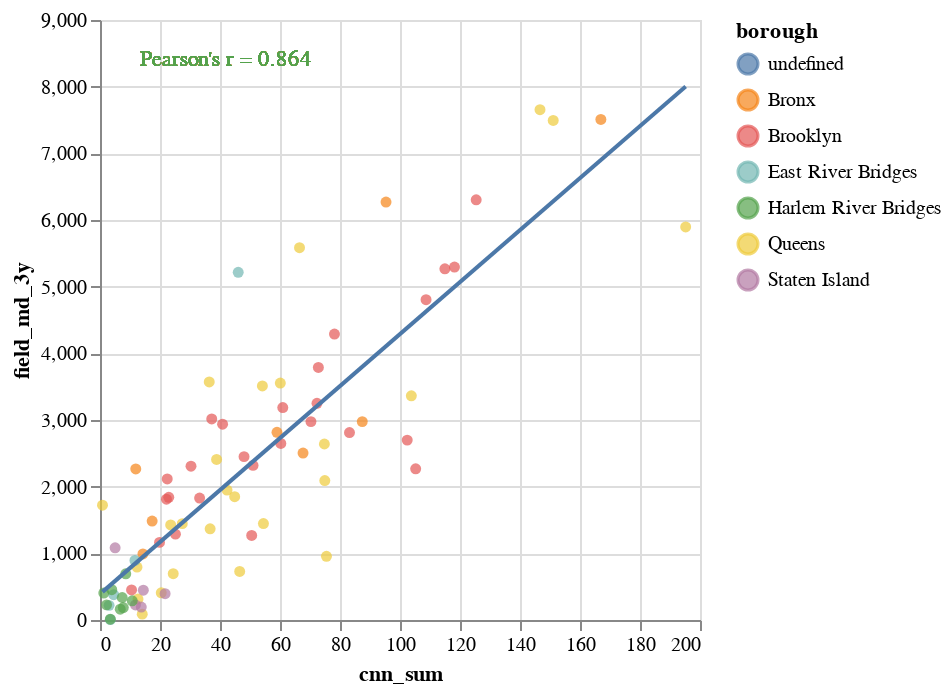

Notebook code cell kept with this figure:
### Markdown cell above
Outliers are usually in Manhattan.

### Without Manhattan

### Code cell
draw_regplot_c(df[df['borough']!='Manhattan'], 'cnn_sum', 'field_md_3y')

### Figure 1 — Vega-Lite specification as saved in the notebook (floating-point values rounded to 4 significant figures)
{"config": {"view": {"continuousWidth": 400, "continuousHeight": 300}}, "layer": [{"mark": "circle", "encoding": {"color": {"type": "nominal", "field": "borough"}, "x": {"type": "quantitative", "field": "cnn_sum"}, "y": {"type": "quantitative", "field": "field_md_3y"}}, "height": 300, "width": 300}, {"mark": {"type": "text", "align": "left", "text": "Pearson's r = 0.864"}, "encoding": {"color": {"type": "nominal", "field": "borough"}, "x": {"value": 20}, "y": {"value": 20}}, "height": 300, "width": 300}, {"mark": "line", "encoding": {"color": {"type": "nominal", "field": "borough"}, "x": {"type": "quantitative", "field": "cnn_sum"}, "y": {"type": "quantitative", "field": "field_md_3y"}}, "height": 300, "transform": [{"on": "cnn_sum", "regression": "field_md_3y"}], "width": 300}], "data": {"name": "data-785be86ef02aeec24bf604cf3decb208"}, "$schema": "https://vega.github.io/schema/vega-lite/v4.0.2.json", "datasets": {"data-785be86ef02aeec24bf604cf3decb208": [{"field_am_1y": 1271.0, "field_md_1y": 2933.0, "field_pm_1y": 4483.0, "field_all_1y": 3221.0, "field_am_3y": 1371.0, "field_md_3y": 2815.0, "field_pm_3y": 4513.0, "filed_all_3y": 2989.0, "cnn_count": 43.0, "cnn_sum": 58.99, "mayor_index": "N", "borough": "Bronx"}, {"field_am_1y": 1749.0, "field_md_1y": 1880.0, "field_pm_1y": 4936.0, "field_all_1y": 3076.0, "field_am_3y": 2030.0, "field_md_3y": 2266.0, "field_pm_3y": 5158.0, "filed_all_3y": 3217.0, "cnn_count": 5.0, "cnn_sum": 11.92, "mayor_index": "Y", "borough": "Bronx"}, {"field_am_1y": 2209.0, "field_md_1y": 6639.0, "field_pm_1y": 9282.0, "field_all_1y": 6810.0, "field_am_3y": 2502.0, "field_md_3y": 7508.0, "field_pm_3y": 10920.0, "filed_all_3y": 7239.0, "cnn_count": 97.0, "cnn_sum": 167.0, "mayor_index": "Y", "borough": "Bronx"}, {"field_am_1y": 1648.0, "field_md_1y": 1508.0, "field_pm_1y": 2787.0, "field_all_1y": 2048.0, "field_am_3y": 2062.0, "field_md_3y": 1484.0, "field_pm_3y": 2975.0, "filed_all_3y": 2180.0, "cnn_count": 8.0, "cnn_sum": 17.38, "mayor_index": "N", "borough": "Bronx"}, {"field_am_1y": 1016.0, "field_md_1y": 2513.0, "field_pm_1y": 3771.0, "field_all_1y": 2717.0, "field_am_3y": 1034.0, "field_md_3y": 2504.0, "field_pm_3y": 3589.0, "filed_all_3y": 2455.0, "cnn_count": 39.0, "cnn_sum": 67.68, "mayor_index": "N", "borough": "Bronx"}, {"field_am_1y": 757.0, "field_md_1y": 821.0, "field_pm_1y": 1960.0, "field_all_1y": 1264.0, "field_am_3y": 841.6, "field_md_3y": 990.2, "field_pm_3y": 1934.0, "filed_all_3y": 1280.0, "cnn_count": 6.0, "cnn_sum": 14.31, "mayor_index": "Y", "borough": "Bronx"}, {"field_am_1y": 1817.0, "field_md_1y": 5213.0, "field_pm_1y": 9068.0, "field_all_1y": 6076.0, "field_am_3y": 1859.0, "field_md_3y": 6270.0, "field_pm_3y": 8674.0, "filed_all_3y": 5821.0, "cnn_count": 66.0, "cnn_sum": 95.34, "mayor_index": "Y", "borough": "Bronx"}, {"field_am_1y": 1601.0, "field_md_1y": 2978.0, "field_pm_1y": 4535.0, "field_all_1y": 3326.0, "field_am_3y": 1565.0, "field_md_3y": 2976.0, "field_pm_3y": 4877.0, "filed_all_3y": 3232.0, "cnn_count": 53.0, "cnn_sum": 87.42, "mayor_index": "Y", "borough": "Bronx"}, {"field_am_1y": 1197.0, "field_md_1y": 4458.0, "field_pm_1y": 4865.0, "field_all_1y": 3969.0, "field_am_3y": 1490.0, "field_md_3y": 5269.0, "field_pm_3y": 6212.0, "filed_all_3y": 4490.0, "cnn_count": 70.0, "cnn_sum": 115.0, "mayor_index": "Y", "borough": "Brooklyn"}, {"field_am_1y": 743.0, "field_md_1y": 2241.0, "field_pm_1y": 2274.0, "field_all_1y": 1955.0, "field_am_3y": 870.4, "field_md_3y": 2306.0, "field_pm_3y": 2541.0, "filed_all_3y": 1967.0, "cnn_count": 21.0, "cnn_sum": 30.34, "mayor_index": "Y", "borough": "Brooklyn"}, {"field_am_1y": 3112.0, "field_md_1y": 2286.0, "field_pm_1y": 3996.0, "field_all_1y": 3135.0, "field_am_3y": 2937.0, "field_md_3y": 2698.0, "field_pm_3y": 4292.0, "filed_all_3y": 3331.0, "cnn_count": 70.0, "cnn_sum": 102.4, "mayor_index": "Y", "borough": "Brooklyn"}, {"field_am_1y": 1507.0, "field_md_1y": 3582.0, "field_pm_1y": 5534.0, "field_all_1y": 3948.0, "field_am_3y": 1515.0, "field_md_3y": 4289.0, "field_pm_3y": 5586.0, "filed_all_3y": 3931.0, "cnn_count": 54.0, "cnn_sum": 78.15, "mayor_index": "Y", "borough": "Brooklyn"}, {"field_am_1y": 581.0, "field_md_1y": 1802.0, "field_pm_1y": 2176.0, "field_all_1y": 1707.0, "field_am_3y": 576.2, "field_md_3y": 1828.0, "field_pm_3y": 2041.0, "filed_all_3y": 1535.0, "cnn_count": 19.0, "cnn_sum": 33.2, "mayor_index": "N", "borough": "Brooklyn"}, {"field_am_1y": 2938.0, "field_md_1y": 5966.0, "field_pm_1y": 7742.0, "field_all_1y": 6071.0, "field_am_3y": 2893.0, "field_md_3y": 5294.0, "field_pm_3y": 7451.0, "filed_all_3y": 5349.0, "cnn_count": 79.0, "cnn_sum": 118.2, "mayor_index": "Y", "borough": "Brooklyn"}, {"field_am_1y": 1566.0, "field_md_1y": 4568.0, "field_pm_1y": 5926.0, "field_all_1y": 4511.0, "field_am_3y": 1587.0, "field_md_3y": 4804.0, "field_pm_3y": 5816.0, "filed_all_3y": 4215.0, "cnn_count": 70.0, "cnn_sum": 108.7, "mayor_index": "Y", "borough": "Brooklyn"}, {"field_am_1y": 2102.0, "field_md_1y": 2346.0, "field_pm_1y": 4583.0, "field_all_1y": 3192.0, "field_am_3y": 2173.0, "field_md_3y": 2319.0, "field_pm_3y": 4163.0, "filed_all_3y": 2927.0, "cnn_count": 30.0, "cnn_sum": 51.01, "mayor_index": "Y", "borough": "Brooklyn"}, {"field_am_1y": 2056.0, "field_md_1y": 1851.0, "field_pm_1y": 2740.0, "field_all_1y": 2248.0, "field_am_3y": 2270.0, "field_md_3y": 2116.0, "field_pm_3y": 2884.0, "filed_all_3y": 2432.0, "cnn_count": 13.0, "cnn_sum": 22.41, "mayor_index": "N", "borough": "Brooklyn"}, {"field_am_1y": 2070.0, "field_md_1y": 3586.0, "field_pm_1y": 4034.0, "field_all_1y": 3462.0, "field_am_3y": 2214.0, "field_md_3y": 3788.0, "field_pm_3y": 4716.0, "filed_all_3y": 3653.0, "cnn_count": 48.0, "cnn_sum": 72.79, "mayor_index": "Y", "borough": "Brooklyn"}, {"field_am_1y": 971.0, "field_md_1y": 3792.0, "field_pm_1y": 1906.0, "field_all_1y": 2473.0, "field_am_3y": 1162.0, "field_md_3y": 2936.0, "field_pm_3y": 2303.0, "filed_all_3y": 2191.0, "cnn_count": 31.0, "cnn_sum": 40.86, "mayor_index": "Y", "borough": "Brooklyn"}, {"field_am_1y": 274.0, "field_md_1y": 1232.0, "field_pm_1y": 1433.0, "field_all_1y": 1121.0, "field_am_3y": 301.2, "field_md_3y": 1288.0, "field_pm_3y": 1528.0, "filed_all_3y": 1083.0, "cnn_count": 10.0, "cnn_sum": 25.15, "mayor_index": "N", "borough": "Brooklyn"}, {"field_am_1y": 1169.0, "field_md_1y": 3408.0, "field_pm_1y": 4008.0, "field_all_1y": 3200.0, "field_am_3y": 1084.0, "field_md_3y": 3250.0, "field_pm_3y": 4061.0, "filed_all_3y": 2899.0, "cnn_count": 46.0, "cnn_sum": 72.33, "mayor_index": "Y", "borough": "Brooklyn"}, {"field_am_1y": 839.0, "field_md_1y": 2354.0, "field_pm_1y": 2161.0, "field_all_1y": 1974.0, "field_am_3y": 827.6, "field_md_3y": 1811.0, "field_pm_3y": 2352.0, "filed_all_3y": 1713.0, "cnn_count": 14.0, "cnn_sum": 22.16, "mayor_index": "N", "borough": "Brooklyn"}, {"field_am_1y": 1927.0, "field_md_1y": 6036.0, "field_pm_1y": 9288.0, "field_all_1y": 6515.0, "field_am_3y": 2010.0, "field_md_3y": 6303.0, "field_pm_3y": 10240.0, "filed_all_3y": 6429.0, "cnn_count": 75.0, "cnn_sum": 125.4, "mayor_index": "Y", "borough": "Brooklyn"}, {"field_am_1y": 724.0, "field_md_1y": 3274.0, "field_pm_1y": 2933.0, "field_all_1y": 2628.0, "field_am_3y": 834.0, "field_md_3y": 2976.0, "field_pm_3y": 3205.0, "filed_all_3y": 2427.0, "cnn_count": 49.0, "cnn_sum": 70.31, "mayor_index": "Y", "borough": "Brooklyn"}, {"field_am_1y": 357.0, "field_md_1y": 1306.0, "field_pm_1y": 1230.0, "field_all_1y": 1085.0, "field_am_3y": 632.8, "field_md_3y": 1164.0, "field_pm_3y": 1988.0, "filed_all_3y": 1299.0, "cnn_count": 9.0, "cnn_sum": 19.83, "mayor_index": "N", "borough": "Brooklyn"}, {"field_am_1y": 2994.0, "field_md_1y": 2294.0, "field_pm_1y": 5394.0, "field_all_1y": 3674.0, "field_am_3y": 3330.0, "field_md_3y": 2269.0, "field_pm_3y": 5611.0, "filed_all_3y": 3761.0, "cnn_count": 69.0, "cnn_sum": 105.2, "mayor_index": "Y", "borough": "Brooklyn"}, {"field_am_1y": 1981.0, "field_md_1y": 2808.0, "field_pm_1y": 5478.0, "field_all_1y": 3710.0, "field_am_3y": 1843.0, "field_md_3y": 2648.0, "field_pm_3y": 5197.0, "filed_all_3y": 3311.0, "cnn_count": 39.0, "cnn_sum": 60.27, "mayor_index": "N", "borough": "Brooklyn"}, {"field_am_1y": 1572.0, "field_md_1y": 2989.0, "field_pm_1y": 3785.0, "field_all_1y": 3024.0, "field_am_3y": 1498.0, "field_md_3y": 3016.0, "field_pm_3y": 3832.0, "filed_all_3y": 2858.0, "cnn_count": 22.0, "cnn_sum": 37.25, "mayor_index": "Y", "borough": "Brooklyn"}, {"field_am_1y": 1392.0, "field_md_1y": 1888.0, "field_pm_1y": 2266.0, "field_all_1y": 1940.0, "field_am_3y": 1288.0, "field_md_3y": 1841.0, "field_pm_3y": 2243.0, "filed_all_3y": 1820.0, "cnn_count": 14.0, "cnn_sum": 22.92, "mayor_index": "N", "borough": "Brooklyn"}, {"field_am_1y": 278.0, "field_md_1y": 3254.0, "field_pm_1y": 2318.0, "field_all_1y": 2284.0, "field_am_3y": 263.4, "field_md_3y": 3187.0, "field_pm_3y": 2438.0, "filed_all_3y": 2063.0, "cnn_count": 38.0, "cnn_sum": 60.93, "mayor_index": "N", "borough": "Brooklyn"}, {"field_am_1y": 584.0, "field_md_1y": 2130.0, "field_pm_1y": 2696.0, "field_all_1y": 2047.0, "field_am_3y": 686.6, "field_md_3y": 2450.0, "field_pm_3y": 2694.0, "filed_all_3y": 2017.0, "cnn_count": 30.0, "cnn_sum": 48.01, "mayor_index": "Y", "borough": "Brooklyn"}, {"field_am_1y": 1730.0, "field_md_1y": 1194.0, "field_pm_1y": 2784.0, "field_all_1y": 1937.0, "field_am_3y": 1822.0, "field_md_3y": 1269.0, "field_pm_3y": 2789.0, "filed_all_3y": 1968.0, "cnn_count": 37.0, "cnn_sum": 50.56, "mayor_index": "Y", "borough": "Brooklyn"}, {"field_am_1y": 123.0, "field_md_1y": 449.5, "field_pm_1y": 384.0, "field_all_1y": 358.0, "field_am_3y": 115.6, "field_md_3y": 450.2, "field_pm_3y": 304.3, "filed_all_3y": 300.3, "cnn_count": 6.0, "cnn_sum": 10.52, "mayor_index": "N", "borough": "Brooklyn"}, {"field_am_1y": 1098.0, "field_md_1y": 3172.0, "field_pm_1y": 3796.0, "field_all_1y": 3007.0, "field_am_3y": 945.2, "field_md_3y": 2812.0, "field_pm_3y": 3713.0, "filed_all_3y": 2581.0, "cnn_count": 60.0, "cnn_sum": 83.16, "mayor_index": "N", "borough": "Brooklyn"}, {"field_am_1y": 455.0, "field_md_1y": 2436.0, "field_pm_1y": 3268.0, "field_all_1y": 2373.0, "field_am_3y": 887.6, "field_md_3y": 3363.0, "field_pm_3y": 4019.0, "filed_all_3y": 2866.0, "cnn_count": 64.0, "cnn_sum": 103.8, "mayor_index": "N", "borough": "Queens"}, {"field_am_1y": 1242.0, "field_md_1y": 2967.0, "field_pm_1y": 4596.0, "field_all_1y": 3274.0, "field_am_3y": 1293.0, "field_md_3y": 2640.0, "field_pm_3y": 4679.0, "filed_all_3y": 2963.0, "cnn_count": 52.0, "cnn_sum": 74.79, "mayor_index": "Y", "borough": "Queens"}, {"field_am_1y": 2774.0, "field_md_1y": 4745.0, "field_pm_1y": 8706.0, "field_all_1y": 5935.0, "field_am_3y": 2849.0, "field_md_3y": 5584.0, "field_pm_3y": 8726.0, "filed_all_3y": 5889.0, "cnn_count": 41.0, "cnn_sum": 66.51, "mayor_index": "Y", "borough": "Queens"}, {"field_am_1y": 700.0, "field_md_1y": 3590.0, "field_pm_1y": 4680.0, "field_all_1y": 3448.0, "field_am_3y": 825.2, "field_md_3y": 3555.0, "field_pm_3y": 4798.0, "filed_all_3y": 3191.0, "cnn_count": 39.0, "cnn_sum": 60.11, "mayor_index": "Y", "borough": "Queens"}, {"field_am_1y": 762.0, "field_md_1y": 1268.0, "field_pm_1y": 2082.0, "field_all_1y": 1492.0, "field_am_3y": 782.4, "field_md_3y": 1368.0, "field_pm_3y": 2011.0, "filed_all_3y": 1423.0, "cnn_count": 24.0, "cnn_sum": 36.72, "mayor_index": "N", "borough": "Queens"}, {"field_am_1y": 176.0, "field_md_1y": 193.0, "field_pm_1y": 282.5, "field_all_1y": 225.4, "field_am_3y": 418.4, "field_md_3y": 314.0, "field_pm_3y": 490.7, "filed_all_3y": 407.1, "cnn_count": 7.0, "cnn_sum": 12.67, "mayor_index": "N", "borough": "Queens"}, {"field_am_1y": 1015.0, "field_md_1y": 2344.0, "field_pm_1y": 2688.0, "field_all_1y": 2216.0, "field_am_3y": 983.4, "field_md_3y": 1949.0, "field_pm_3y": 2985.0, "filed_all_3y": 2031.0, "cnn_count": 31.0, "cnn_sum": 42.34, "mayor_index": "Y", "borough": "Queens"}, {"field_am_1y": 884.0, "field_md_1y": 1206.0, "field_pm_1y": 1530.0, "field_all_1y": 1271.0, "field_am_3y": 731.6, "field_md_3y": 793.5, "field_pm_3y": 1214.0, "filed_all_3y": 923.7, "cnn_count": 9.0, "cnn_sum": 12.33, "mayor_index": "N", "borough": "Queens"}, {"field_am_1y": 887.0, "field_md_1y": 2394.0, "field_pm_1y": 3052.0, "field_all_1y": 2356.0, "field_am_3y": 1046.0, "field_md_3y": 2091.0, "field_pm_3y": 3208.0, "filed_all_3y": 2178.0, "cnn_count": 52.0, "cnn_sum": 74.93, "mayor_index": "N", "borough": "Queens"}, {"field_am_1y": 1366.0, "field_md_1y": 6678.0, "field_pm_1y": 8324.0, "field_all_1y": 6274.0, "field_am_3y": 1323.0, "field_md_3y": 5896.0, "field_pm_3y": 8093.0, "filed_all_3y": 5326.0, "cnn_count": 123.0, "cnn_sum": 195.2, "mayor_index": "Y", "borough": "Queens"}, {"field_am_1y": 1582.0, "field_md_1y": 1359.0, "field_pm_1y": 2252.0, "field_all_1y": 1761.0, "field_am_3y": 1180.0, "field_md_3y": 1445.0, "field_pm_3y": 1823.0, "filed_all_3y": 1500.0, "cnn_count": 18.0, "cnn_sum": 27.42, "mayor_index": "N", "borough": "Queens"}, {"field_am_1y": 2457.0, "field_md_1y": 7528.0, "field_pm_1y": 8415.0, "field_all_1y": 6869.0, "field_am_3y": 2715.0, "field_md_3y": 7494.0, "field_pm_3y": 8848.0, "filed_all_3y": 6566.0, "cnn_count": 87.0, "cnn_sum": 151.1, "mayor_index": "Y", "borough": "Queens"}, {"field_am_1y": 54.0, "field_md_1y": 84.5, "field_pm_1y": 131.0, "field_all_1y": 97.0, "field_am_3y": 77.2, "field_md_3y": 88.0, "field_pm_3y": 172.7, "filed_all_3y": 114.7, "cnn_count": 8.0, "cnn_sum": 14.08, "mayor_index": "N", "borough": "Queens"}, {"field_am_1y": 655.0, "field_md_1y": 1094.0, "field_pm_1y": 1096.0, "field_all_1y": 1007.0, "field_am_3y": 798.0, "field_md_3y": 1447.0, "field_pm_3y": 1576.0, "filed_all_3y": 1302.0, "cnn_count": 37.0, "cnn_sum": 54.48, "mayor_index": "N", "borough": "Queens"}, {"field_am_1y": 1565.0, "field_md_1y": 2120.0, "field_pm_1y": 3246.0, "field_all_1y": 2459.0, "field_am_3y": 1398.0, "field_md_3y": 2408.0, "field_pm_3y": 3769.0, "filed_all_3y": 2591.0, "cnn_count": 25.0, "cnn_sum": 38.87, "mayor_index": "Y", "borough": "Queens"}, {"field_am_1y": 1286.0, "field_md_1y": 1158.0, "field_pm_1y": 1859.0, "field_all_1y": 1464.0, "field_am_3y": 980.8, "field_md_3y": 1426.0, "field_pm_3y": 2432.0, "filed_all_3y": 1650.0, "cnn_count": 14.0, "cnn_sum": 23.56, "mayor_index": "N", "borough": "Queens"}, {"field_am_1y": 278.0, "field_md_1y": 672.5, "field_pm_1y": 1028.0, "field_all_1y": 735.8, "field_am_3y": 296.0, "field_md_3y": 694.8, "field_pm_3y": 1084.0, "filed_all_3y": 714.7, "cnn_count": 16.0, "cnn_sum": 24.41, "mayor_index": "N", "borough": "Queens"}, {"field_am_1y": 354.0, "field_md_1y": 1988.0, "field_pm_1y": 1939.0, "field_all_1y": 1642.0, "field_am_3y": 347.6, "field_md_3y": 1850.0, "field_pm_3y": 1990.0, "filed_all_3y": 1458.0, "cnn_count": 34.0, "cnn_sum": 44.89, "mayor_index": "N", "borough": "Queens"}, {"field_am_1y": 1682.0, "field_md_1y": 783.5, "field_pm_1y": 2431.0, "field_all_1y": 1622.0, "field_am_3y": 1621.0, "field_md_3y": 727.8, "field_pm_3y": 2266.0, "filed_all_3y": 1533.0, "cnn_count": 27.0, "cnn_sum": 46.56, "mayor_index": "N", "borough": "Queens"}, {"field_am_1y": 452.0, "field_md_1y": 1706.0, "field_pm_1y": 1962.0, "field_all_1y": 1558.0, "field_am_3y": 556.6, "field_md_3y": 1722.0, "field_pm_3y": 1971.0, "filed_all_3y": 1467.0, "cnn_count": 0.0, "cnn_sum": 0.8316, "mayor_index": "N", "borough": "Queens"}, {"field_am_1y": 6879.0, "field_md_1y": 3830.0, "field_pm_1y": 11320.0, "field_all_1y": 7434.0, "field_am_3y": 6034.0, "field_md_3y": 3571.0, "field_pm_3y": 9970.0, "filed_all_3y": 6554.0, "cnn_count": 20.0, "cnn_sum": 36.41, "mayor_index": "N", "borough": "Queens"}, {"field_am_1y": 3266.0, "field_md_1y": 7324.0, "field_pm_1y": 12540.0, "field_all_1y": 8599.0, "field_am_3y": 3486.0, "field_md_3y": 7654.0, "field_pm_3y": 12310.0, "filed_all_3y": 8071.0, "cnn_count": 105.0, "cnn_sum": 146.7, "mayor_index": "N", "borough": "Queens"}, {"field_am_1y": 1186.0, "field_md_1y": 3718.0, "field_pm_1y": 5088.0, "field_all_1y": 3760.0, "field_am_3y": 1066.0, "field_md_3y": 3511.0, "field_pm_3y": 4917.0, "filed_all_3y": 3288.0, "cnn_count": 33.0, "cnn_sum": 54.13, "mayor_index": "N", "borough": "Queens"}, {"field_am_1y": 1411.0, "field_md_1y": 1010.0, "field_pm_1y": 2926.0, "field_all_1y": 1857.0, "field_am_3y": 1300.0, "field_md_3y": 956.0, "field_pm_3y": 2741.0, "filed_all_3y": 1687.0, "cnn_count": 54.0, "cnn_sum": 75.49, "mayor_index": "N", "borough": "Queens"}, {"field_am_1y": 307.0, "field_md_1y": 341.0, "field_pm_1y": 542.5, "field_all_1y": 414.8, "field_am_3y": 328.0, "field_md_3y": 407.3, "field_pm_3y": 691.5, "filed_all_3y": 484.3, "cnn_count": 14.0, "cnn_sum": 20.42, "mayor_index": "N", "borough": "Queens"}, {"field_am_1y": 269.0, "field_md_1y": 230.0, "field_pm_1y": 309.5, "field_all_1y": 269.6, "field_am_3y": 225.2, "field_md_3y": 225.7, "field_pm_3y": 327.3, "filed_all_3y": 261.4, "cnn_count": 6.0, "cnn_sum": 11.82, "mayor_index": "N", "borough": "Staten Island"}, {"field_am_1y": 603.0, "field_md_1y": 386.5, "field_pm_1y": 569.0, "field_all_1y": 502.8, "field_am_3y": 549.6, "field_md_3y": 395.0, "field_pm_3y": 577.8, "filed_all_3y": 505.0, "cnn_count": 16.0, "cnn_sum": 21.7, "mayor_index": "N", "borough": "Staten Island"}, {"field_am_1y": 1656.0, "field_md_1y": 1224.0, "field_pm_1y": 2097.0, "field_all_1y": 1659.0, "field_am_3y": 1217.0, "field_md_3y": 1083.0, "field_pm_3y": 1830.0, "filed_all_3y": 1386.0, "cnn_count": 1.0, "cnn_sum": 5.04, "mayor_index": "Y", "borough": "Staten Island"}, {"field_am_1y": 209.0, "field_md_1y": 190.5, "field_pm_1y": 302.0, "field_all_1y": 238.8, "field_am_3y": 155.2, "field_md_3y": 193.7, "field_pm_3y": 253.3, "filed_all_3y": 203.4, "cnn_count": 5.0, "cnn_sum": 13.76, "mayor_index": "N", "borough": "Staten Island"}, {"field_am_1y": 632.0, "field_md_1y": 362.5, "field_pm_1y": 682.0, "field_all_1y": 544.2, "field_am_3y": 609.0, "field_md_3y": 446.5, "field_pm_3y": 685.0, "filed_all_3y": 578.5, "cnn_count": 10.0, "cnn_sum": 14.44, "mayor_index": "Y", "borough": "Staten Island"}, {"field_am_1y": 507.0, "field_md_1y": 5460.0, "field_pm_1y": 4404.0, "field_all_1y": 4047.0, "field_am_3y": 568.4, "field_md_3y": 5215.0, "field_pm_3y": 3876.0, "filed_all_3y": 3376.0, "cnn_count": 30.0, "cnn_sum": 46.08, "mayor_index": "N", "borough": "East River Bridges"}, {"field_am_1y": 0.0, "field_md_1y": 2.0, "field_pm_1y": 1.0, "field_all_1y": 1.2, "field_am_3y": 3.2, "field_md_3y": 6.0, "field_pm_3y": 4.667, "filed_all_3y": 4.706, "cnn_count": 1.0, "cnn_sum": 3.452, "mayor_index": "N", "borough": "East River Bridges"}, {"field_am_1y": 164.0, "field_md_1y": 498.5, "field_pm_1y": 629.0, "field_all_1y": 483.8, "field_am_3y": 174.2, "field_md_3y": 379.8, "field_pm_3y": 476.5, "filed_all_3y": 353.5, "cnn_count": 0.0, "cnn_sum": 4.564, "mayor_index": "N", "borough": "East River Bridges"}, {"field_am_1y": 425.0, "field_md_1y": 1008.0, "field_pm_1y": 853.5, "field_all_1y": 829.6, "field_am_3y": 426.8, "field_md_3y": 892.7, "field_pm_3y": 847.8, "filed_all_3y": 739.8, "cnn_count": 8.0, "cnn_sum": 11.64, "mayor_index": "N", "borough": "East River Bridges"}, {"field_am_1y": 186.0, "field_md_1y": 218.5, "field_pm_1y": 420.0, "field_all_1y": 292.6, "field_am_3y": 208.2, "field_md_3y": 219.7, "field_pm_3y": 391.5, "filed_all_3y": 276.9, "cnn_count": 1.0, "cnn_sum": 3.025, "mayor_index": "N", "borough": "East River Bridges"}, {"field_am_1y": 481.0, "field_md_1y": 1015.0, "field_pm_1y": 1010.0, "field_all_1y": 906.0, "field_am_3y": 489.2, "field_md_3y": 693.3, "field_pm_3y": 985.2, "filed_all_3y": 736.3, "cnn_count": 5.0, "cnn_sum": 8.586, "mayor_index": "N", "borough": "Harlem River Bridges"}, {"field_am_1y": 363.0, "field_md_1y": 308.5, "field_pm_1y": 902.0, "field_all_1y": 556.8, "field_am_3y": 344.4, "field_md_3y": 288.3, "field_pm_3y": 758.0, "filed_all_3y": 470.6, "cnn_count": 7.0, "cnn_sum": 10.75, "mayor_index": "N", "borough": "Harlem River Bridges"}, {"field_am_1y": 251.0, "field_md_1y": 343.0, "field_pm_1y": 437.5, "field_all_1y": 362.4, "field_am_3y": 339.2, "field_md_3y": 454.5, "field_pm_3y": 554.8, "filed_all_3y": 456.0, "cnn_count": 1.0, "cnn_sum": 3.916, "mayor_index": "N", "borough": "Harlem River Bridges"}, {"field_am_1y": 162.0, "field_md_1y": 324.5, "field_pm_1y": 497.5, "field_all_1y": 361.2, "field_am_3y": 170.0, "field_md_3y": 337.5, "field_pm_3y": 510.0, "filed_all_3y": 349.1, "cnn_count": 6.0, "cnn_sum": 7.407, "mayor_index": "N", "borough": "Harlem River Bridges"}, {"field_am_1y": 428.0, "field_md_1y": 195.5, "field_pm_1y": 505.5, "field_all_1y": 366.0, "field_am_3y": 355.6, "field_md_3y": 227.0, "field_pm_3y": 497.2, "filed_all_3y": 360.2, "cnn_count": 1.0, "cnn_sum": 2.194, "mayor_index": "N", "borough": "Harlem River Bridges"}, {"field_am_1y": 91.0, "field_md_1y": 132.0, "field_pm_1y": 379.5, "field_all_1y": 222.8, "field_am_3y": 181.8, "field_md_3y": 187.0, "field_pm_3y": 354.3, "filed_all_3y": 244.5, "cnn_count": 4.0, "cnn_sum": 7.765, "mayor_index": "N", "borough": "Harlem River Bridges"}, {"field_am_1y": 111.0, "field_md_1y": 181.5, "field_pm_1y": 209.0, "field_all_1y": 178.4, "field_am_3y": 164.2, "field_md_3y": 161.5, "field_pm_3y": 291.3, "filed_all_3y": 208.1, "cnn_count": 3.0, "cnn_sum": 6.748, "mayor_index": "N", "borough": "Harlem River Bridges"}, {"field_am_1y": 6.0, "field_md_1y": 5.0, "field_pm_1y": 14.5, "field_all_1y": 9.0, "field_am_3y": 12.0, "field_md_3y": 11.33, "field_pm_3y": 24.5, "filed_all_3y": 16.18, "cnn_count": 1.0, "cnn_sum": 3.434, "mayor_index": "N", "borough": "Harlem River Bridges"}, {"field_am_1y": 187.0, "field_md_1y": 307.0, "field_pm_1y": 516.5, "field_all_1y": 366.8, "field_am_3y": 170.6, "field_md_3y": 403.5, "field_pm_3y": 503.2, "filed_all_3y": 370.2, "cnn_count": 0.0, "cnn_sum": 1.263, "mayor_index": "N", "borough": "Harlem River Bridges"}]}}
